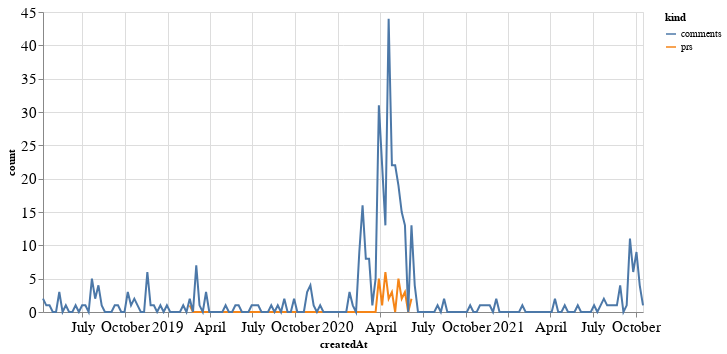

Source (notebook cell):
### Code cell
alt.Chart(total_time, width=600).mark_line().encode(
    x='createdAt',
    y='count',
    color='kind'
)

### Figure 1 — Vega-Lite specification as saved in the notebook (floating-point values rounded to 4 significant figures; data arrays with more than 128 entries replaced by an {"elided": "..."} marker saying what was removed)
{"config": {"axisLeft": {"labelFontSize": 15}, "axisBottom": {"labelFontSize": 15}}, "data": {"name": "data-c166da22be8cd248176cca0b9dbe4c3f"}, "mark": "line", "encoding": {"color": {"field": "kind", "type": "nominal"}, "x": {"field": "createdAt", "type": "temporal"}, "y": {"field": "count", "type": "quantitative"}}, "width": 600, "$schema": "https://vega.github.io/schema/vega-lite/v4.17.0.json", "datasets": {"data-c166da22be8cd248176cca0b9dbe4c3f": {"elided": "370 records"}}}
